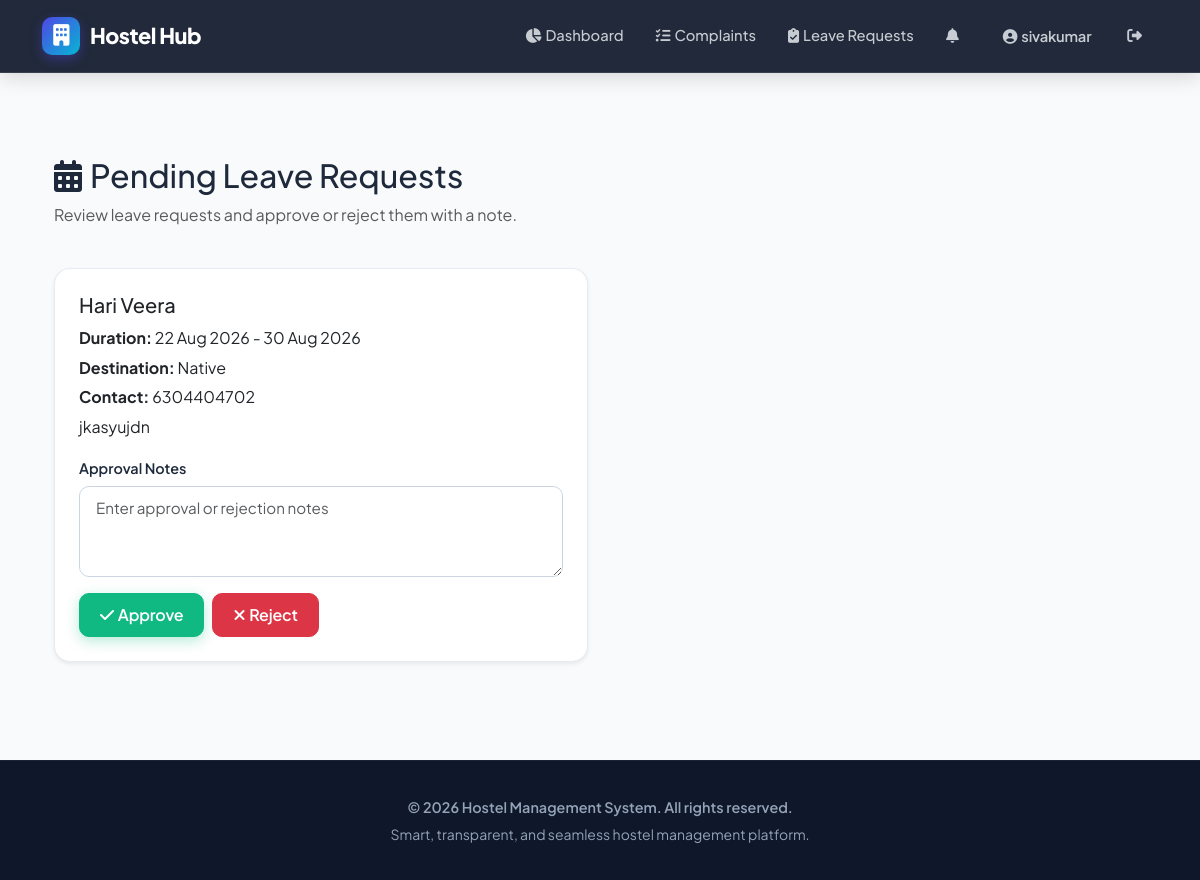
The page /warden/leave-requests/ (signed in) on the database its author committed.
### accounts/models.py (models this page shows, shortened)
class CustomUser(AbstractUser):
    ROLE_CHOICES = (
        ('admin', 'Admin'),
        ('warden', 'Warden'),
        ('student', 'Student'),
    )
    role = models.CharField(max_length=10, choices=ROLE_CHOICES)
    phone_regex = RegexValidator(regex=r'^\+?1?\d{9,15}$', message="Phone number must be entered in the format '+999999999'.")
    phone_number = models.CharField(validators=[phone_regex], max_length=17, blank=True, null=True)
    is_active = models.BooleanField(default=True)
    profile_picture = models.ImageField(upload_to='profile_pictures/', blank=True, null=True)
    created_at = models.DateTimeField(auto_now_add=True)
    updated_at = models.DateTimeField(auto_now=True)
    last_login_ip = models.GenericIPAddressField(blank=True, null=True)
    @property
    def unread_notifications_count(self):
        return self.notifications.filter(is_read=False).count()
    class Meta:
        ordering = ['-created_at']
        indexes = [
            models.Index(fields=['role']),
            models.Index(fields=['email']),
            models.Index(fields=['is_active']),
        ]

class StudentProfile(models.Model):
    GENDER_CHOICES = (
        ('M', 'Male'),
        ('F', 'Female'),
        ('O', 'Other'),
    )
    user = models.OneToOneField(CustomUser, on_delete=models.CASCADE, related_name='student_profile')
    enrollment_number = models.CharField(max_length=20, unique=True)
    contact_number = models.CharField(max_length=15, blank=True)
    date_of_birth = models.DateField(blank=True, null=True)
    gender = models.CharField(max_length=1, choices=GENDER_CHOICES, blank=True)
    emergency_contact_name = models.CharField(max_length=100, blank=True)
    emergency_contact_number = models.CharField(max_length=15, blank=True)
    parent_contact = models.CharField(max_length=15, blank=True)
    blood_group = models.CharField(max_length=5, blank=True)
    medical_conditions = models.TextField(blank=True, help_text="Any medical conditions or allergies")
    room_preference = models.CharField(max_length=100, blank=True, help_text="Room type preference (e.g., AC, WiFi)")
    roommate_preference = models.CharField(max_length=100, blank=True, help_text="Preferences for roommates")
    id_proof = models.FileField(upload_to='id_proofs/', blank=True, null=True)
    vaccination_certificate = models.FileField(upload_to='vaccination/', blank=True, null=True)
    admission_letter = models.FileField(upload_to='admission_letters/', blank=True, null=True)
    is_active = models.BooleanField(default=True)
    checkin_date = models.DateField(blank=True, null=True)
    checkout_date = models.DateField(blank=True, null=True)
    created_at = models.DateTimeField(auto_now_add=True)
    updated_at = models.DateTimeField(auto_now=True)
    class Meta:
        ordering = ['enrollment_number']
        indexes = [
            models.Index(fields=['enrollment_number']),
            models.Index(fields=['user']),
        ]

### operations/models.py (models this page shows, shortened)
class LeaveApplication(models.Model):
    STATUS_CHOICES = (
        ('pending', 'Pending'),
        ('approved', 'Approved'),
        ('rejected', 'Rejected'),
        ('cancelled', 'Cancelled'),
    )
    student = models.ForeignKey(StudentProfile, on_delete=models.CASCADE, related_name='leave_applications')
    leave_from = models.DateField()
    leave_to = models.DateField()
    reason = models.TextField()
    destination = models.CharField(max_length=200, blank=True)
    contact_during_leave = models.CharField(max_length=15)
    status = models.CharField(max_length=15, choices=STATUS_CHOICES, default='pending')
    approved_by = models.ForeignKey(WardenProfile, on_delete=models.SET_NULL, null=True, blank=True, related_name='approved_leaves')
    approval_notes = models.TextField(blank=True)
    created_at = models.DateTimeField(auto_now_add=True)
    updated_at = models.DateTimeField(auto_now=True)
    class Meta:
        ordering = ['-created_at']
        indexes = [
            models.Index(fields=['status']),
            models.Index(fields=['student']),
        ]

### accounts/views.py (the view, shortened to what this page needs)
# urls.py: path('warden/leave-requests/', login_required(views.warden_leave_requests), name='warden_leave_requests'),
@login_required
@user_passes_test(is_warden)
def warden_leave_requests(request):
    leave_requests = LeaveApplication.objects.filter(status='pending').order_by('-created_at')
    return render(request, 'warden/leave_requests.html', {'leave_requests': leave_requests})

### accounts/views.py (called while the page is built)
def is_warden(user):
    return user.role == 'warden'

### templates/warden/leave_requests.html (shortened to what this page needs)
{% extends "base.html" %}
{% block content %}
<div class="container py-5">
    <div class="row mb-4">
        <div class="col-md-8">
            <h2><i class="fas fa-calendar-alt me-2"></i>Pending Leave Requests</h2>
            <p class="text-muted">Review leave requests and approve or reject them with a note.</p>
        </div>
    </div>
    {% if leave_requests %}
        <div class="row g-4">
            {% for leave in leave_requests %}
                <div class="col-md-6">
                    <div class="card shadow-sm">
                        <div class="card-body">
                            <h5 class="card-title">{{ leave.student.user.get_full_name|default:leave.student.user.username }}</h5>
                            <p class="mb-1"><strong>Duration:</strong> {{ leave.leave_from|date:"d M Y" }} - {{ leave.leave_to|date:"d M Y" }}</p>
                            <p class="mb-1"><strong>Destination:</strong> {{ leave.destination }}</p>
                            <p class="mb-1"><strong>Contact:</strong> {{ leave.contact_during_leave }}</p>
                            <p class="mb-3">{{ leave.reason|truncatechars:140 }}</p>
                            <form method="post">
                                <div class="mb-3">
                                    <label class="form-label">Approval Notes</label>
                                    <textarea class="form-control" name="notes" rows="3" placeholder="Enter approval or rejection notes"></textarea>
                                </div>
                                <div class="d-flex gap-2">
                                    <button type="submit" name="action" value="approve" class="btn btn-success">
                                        <i class="fas fa-check me-1"></i>Approve
                                    </button>
                                    <button type="submit" name="action" value="reject" class="btn btn-danger">
                                        <i class="fas fa-times me-1"></i>Reject
                                    </button>
                                </div>
                            </form>
                        </div>
                    </div>
                </div>
            {% endfor %}
        </div>
    {% else %}
        <div class="alert alert-info">
            <i class="fas fa-info-circle me-2"></i>No pending leave requests available.
        </div>
    {% endif %}
</div>
{% endblock %}

### templates/base.html (shortened to what this page needs)
<!DOCTYPE html>
<html lang="en">
<head>
    <link href="https://cdn.jsdelivr.net/npm/bootstrap@5.3.0/dist/css/bootstrap.min.css" rel="stylesheet">
    <link href="https://cdnjs.cloudflare.com/ajax/libs/font-awesome/6.4.0/css/all.min.css" rel="stylesheet">
</head>
<body>
    <nav class="navbar navbar-expand-lg navbar-dark navbar-custom">
        <div class="container">
            <a class="navbar-brand" href="/">
                <span class="brand-icon"><i class="fas fa-building text-white"></i></span>
                Hostel Hub
            </a>
            <div class="collapse navbar-collapse" id="navbarNav">
                <ul class="navbar-nav ms-auto align-items-center">
                    {% if user.is_authenticated %}
                        {% if user.role == 'student' %}
                            <li class="nav-item">
                                <a class="nav-link" href="{% url 'student_dashboard' %}">
                                    <i class="fas fa-chart-pie me-1"></i>Dashboard
                                </a>
                            </li>
                            <li class="nav-item">
                                <a class="nav-link" href="{% url 'student_complaints' %}">
                                    <i class="fas fa-exclamation-circle me-1"></i>Complaints
                                </a>
                            </li>
                            <li class="nav-item">
                                <a class="nav-link" href="{% url 'student_fees' %}">
                                    <i class="fas fa-wallet me-1"></i>Fees
                                </a>
                            </li>
                            <li class="nav-item">
                                <a class="nav-link" href="{% url 'student_leave_requests' %}">
                                    <i class="fas fa-calendar-alt me-1"></i>Leave
                                </a>
                            </li>
                        {% elif user.role == 'warden' %}
                            <li class="nav-item">
                                <a class="nav-link" href="{% url 'warden_dashboard' %}">
                                    <i class="fas fa-chart-pie me-1"></i>Dashboard
                                </a>
                            </li>
                            <li class="nav-item">
                                <a class="nav-link" href="{% url 'warden_complaints' %}">
                                    <i class="fas fa-tasks me-1"></i>Complaints
                                </a>
                            </li>
                            <li class="nav-item">
                                <a class="nav-link" href="{% url 'warden_leave_requests' %}">
                                    <i class="fas fa-clipboard-check me-1"></i>Leave Requests
                                </a>
                            </li>
                        {% endif %}
                        <li class="nav-item">
                            <a class="nav-link position-relative" href="{% url 'notifications' %}">
                                <i class="fas fa-bell me-1"></i>
                            </a>
                        </li>
                        <li class="nav-item ms-lg-2">
                            <a class="nav-link btn btn-outline-light text-white px-3" href="{% url 'profile' %}">
                                <i class="fas fa-user-circle me-1"></i>{{ user.username }}
                            </a>
                        </li>
                        <li class="nav-item ms-lg-1">
                            <a class="nav-link text-danger" href="{% url 'logout' %}" title="Logout">
                                <i class="fas fa-sign-out-alt"></i>
                            </a>
                        </li>
                    {% endif %}
                </ul>
            </div>
        </div>
    </nav>
    <div class="main-container">
        <div class="container">
            {% block content %}{% endblock %}
        </div>
    </div>
    <footer>
        <div class="container">
            <p class="fw-semibold">&copy; 2026 Hostel Management System. All rights reserved.</p>
            <p class="text-slate-500 small mt-1">Smart, transparent, and seamless hostel management platform.</p>
        </div>
    </footer>
</body>
</html>

### templates/base.html (style rules this page uses)
:root { --primary: #4f46e5; --primary-dark: #3730a3; --primary-light: #818cf8; --secondary: #06b6d4; --success: #10b981; --warning: #f59e0b; --danger: #ef4444; --dark: #0f172a; --slate-800: #1e293b; --slate-600: #475569; --slate-500: #64748b; --slate-100: #f1f5f9; --light-bg: #f8fafc; --card-shadow: 0 10px 25px -5px rgba(0, 0, 0, 0.05), 0 8px 10px -6px rgba(0, 0, 0, 0.03); --hover-shadow: 0 20px 30px -10px rgba(79, 70, 229, 0.15); --gradient-primary: linear-gradient(135deg, #4f46e5 0%, #06b6d4 100%); --gradient-dark: linear-gradient(135deg, #0f172a 0%, #1e293b 100%); --gradient-card: linear-gradient(135deg, #ffffff 0%, #f8fafc 100%); }
* { margin: 0; padding: 0; box-sizing: border-box; }
body { font-family: 'Plus Jakarta Sans', -apple-system, BlinkMacSystemFont, sans-serif; background-color: var(--light-bg); color: var(--slate-800); line-height: 1.6; }
.navbar-custom { background: rgba(15, 23, 42, 0.92); backdrop-filter: blur(12px); -webkit-backdrop-filter: blur(12px); border-bottom: 1px solid rgba(255, 255, 255, 0.1); position: sticky; top: 0; z-index: 1050; padding: 12px 0; box-shadow: 0 4px 20px rgba(0, 0, 0, 0.15); }
.navbar-brand { font-weight: 800; font-size: 1.35rem; color: #ffffff !important; letter-spacing: -0.5px; display: flex; align-items: center; }
.brand-icon { background: var(--gradient-primary); width: 38px; height: 38px; border-radius: 10px; display: inline-flex; align-items: center; justify-content: center; margin-right: 10px; box-shadow: 0 4px 12px rgba(79, 70, 229, 0.4); }
.nav-link { color: rgba(241, 245, 249, 0.8) !important; font-weight: 500; font-size: 0.92rem; padding: 8px 14px !important; border-radius: 8px; transition: all 0.25s ease; margin: 0 2px; }
.main-container { min-height: calc(100vh - 140px); padding: 35px 0 50px 0; }
.card { border: 1px solid rgba(226, 232, 240, 0.8); border-radius: 16px; background: #ffffff; box-shadow: var(--card-shadow); transition: transform 0.3s cubic-bezier(0.4, 0, 0.2, 1), box-shadow 0.3s cubic-bezier(0.4, 0, 0.2, 1); overflow: hidden; }
.card-body { padding: 24px; }
.btn { font-weight: 600; border-radius: 10px; padding: 9px 20px; transition: all 0.25s cubic-bezier(0.4, 0, 0.2, 1); letter-spacing: -0.2px; }
.btn-success { background: var(--success); border-color: var(--success); box-shadow: 0 4px 14px rgba(16, 185, 129, 0.3); }
.form-label { font-weight: 600; color: var(--slate-800); font-size: 0.9rem; margin-bottom: 6px; }
.form-control, .form-select { border-radius: 10px; border: 1.5px solid #cbd5e1; padding: 10px 16px; font-size: 0.95rem; transition: all 0.2s ease; }
footer { background: var(--dark); color: #94a3b8; padding: 35px 0; text-align: center; border-top: 1px solid rgba(255,255,255,0.05); }
footer p { margin-bottom: 0; font-size: 0.9rem; }

### rows shown on the page
CustomUser: username "sivakumar"
LeaveApplication: student.user.get_full_name "Hari Veera", leave_from "22 Aug 2026", leave_to "30 Aug 2026", destination "Native", contact_during_leave "6304404702", reason "jkasyujdn"
